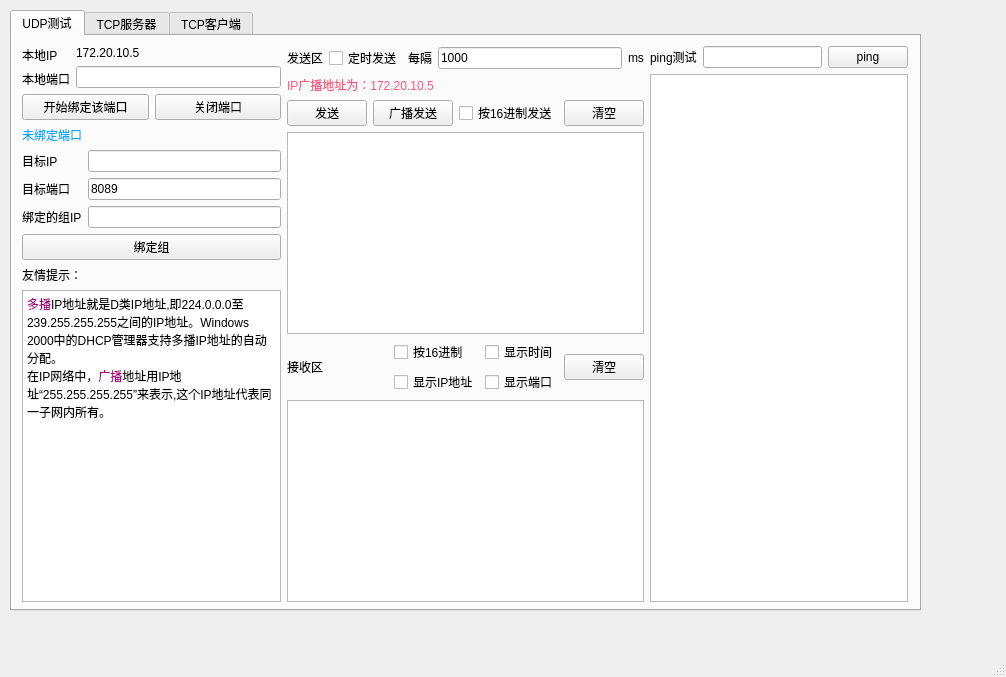
<?xml version="1.0" encoding="UTF-8"?>
<ui version="4.0">
 <class>MainWindow</class>
 <widget class="QMainWindow" name="MainWindow">
  <property name="geometry">
   <rect>
    <x>0</x>
    <y>0</y>
    <width>1006</width>
    <height>677</height>
   </rect>
  </property>
  <property name="windowTitle">
   <string>MainWindow</string>
  </property>
  <widget class="QWidget" name="centralwidget">
   <property name="styleSheet">
    <string notr="true"/>
   </property>
   <widget class="QTabWidget" name="tabWidget">
    <property name="geometry">
     <rect>
      <x>10</x>
      <y>10</y>
      <width>911</width>
      <height>601</height>
     </rect>
    </property>
    <property name="currentIndex">
     <number>0</number>
    </property>
    <widget class="QWidget" name="tab">
     <attribute name="title">
      <string>UDP测试</string>
     </attribute>
     <widget class="QWidget" name="">
      <property name="geometry">
       <rect>
        <x>10</x>
        <y>10</y>
        <width>886</width>
        <height>556</height>
       </rect>
      </property>
      <layout class="QHBoxLayout" name="horizontalLayout_57">
       <item>
        <layout class="QVBoxLayout" name="verticalLayout_52">
         <item>
          <layout class="QVBoxLayout" name="verticalLayout_53">
           <item>
            <layout class="QHBoxLayout" name="horizontalLayout_58">
             <item>
              <layout class="QVBoxLayout" name="verticalLayout_54">
               <item>
                <widget class="QLabel" name="label_71">
                 <property name="text">
                  <string>本地IP</string>
                 </property>
                </widget>
               </item>
               <item>
                <widget class="QLabel" name="label_72">
                 <property name="text">
                  <string>本地端口</string>
                 </property>
                </widget>
               </item>
              </layout>
             </item>
             <item>
              <layout class="QVBoxLayout" name="verticalLayout_55">
               <item>
                <widget class="QLabel" name="label_73">
                 <property name="text">
                  <string>172.20.10.5</string>
                 </property>
                </widget>
               </item>
               <item>
                <widget class="QLineEdit" name="lineEdit_31"/>
               </item>
              </layout>
             </item>
            </layout>
           </item>
           <item>
            <layout class="QHBoxLayout" name="horizontalLayout_59">
             <item>
              <widget class="QPushButton" name="pushButton_59">
               <property name="text">
                <string>开始绑定该端口</string>
               </property>
              </widget>
             </item>
             <item>
              <widget class="QPushButton" name="pushButton_60">
               <property name="text">
                <string>关闭端口</string>
               </property>
              </widget>
             </item>
            </layout>
           </item>
          </layout>
         </item>
         <item>
          <widget class="QLabel" name="label_74">
           <property name="styleSheet">
            <string notr="true">color: rgb(0, 170, 255);</string>
           </property>
           <property name="text">
            <string>未绑定端口</string>
           </property>
          </widget>
         </item>
         <item>
          <layout class="QVBoxLayout" name="verticalLayout_56">
           <item>
            <layout class="QHBoxLayout" name="horizontalLayout_60">
             <item>
              <layout class="QVBoxLayout" name="verticalLayout_57">
               <item>
                <widget class="QLabel" name="label_75">
                 <property name="text">
                  <string>目标IP</string>
                 </property>
                </widget>
               </item>
               <item>
                <widget class="QLabel" name="label_76">
                 <property name="text">
                  <string>目标端口</string>
                 </property>
                </widget>
               </item>
               <item>
                <widget class="QLabel" name="label_77">
                 <property name="text">
                  <string>绑定的组IP</string>
                 </property>
                </widget>
               </item>
              </layout>
             </item>
             <item>
              <layout class="QVBoxLayout" name="verticalLayout_58">
               <item>
                <widget class="QLineEdit" name="lineEdit_32"/>
               </item>
               <item>
                <widget class="QLineEdit" name="lineEdit_33">
                 <property name="text">
                  <string>8089</string>
                 </property>
                </widget>
               </item>
               <item>
                <widget class="QLineEdit" name="lineEdit_34"/>
               </item>
              </layout>
             </item>
            </layout>
           </item>
           <item>
            <widget class="QPushButton" name="pushButton_61">
             <property name="text">
              <string>绑定组</string>
             </property>
            </widget>
           </item>
          </layout>
         </item>
         <item>
          <widget class="QLabel" name="label_78">
           <property name="text">
            <string>友情提示：</string>
           </property>
          </widget>
         </item>
         <item>
          <widget class="QTextEdit" name="textEdit_16">
           <property name="html">
            <string>&lt;!DOCTYPE HTML PUBLIC &quot;-//W3C//DTD HTML 4.0//EN&quot; &quot;http://www.w3.org/TR/REC-html40/strict.dtd&quot;&gt;
&lt;html&gt;&lt;head&gt;&lt;meta name=&quot;qrichtext&quot; content=&quot;1&quot; /&gt;&lt;style type=&quot;text/css&quot;&gt;
p, li { white-space: pre-wrap; }
&lt;/style&gt;&lt;/head&gt;&lt;body style=&quot; font-family:'SimSun'; font-size:9pt; font-weight:400; font-style:normal;&quot;&gt;
&lt;p style=&quot; margin-top:0px; margin-bottom:0px; margin-left:0px; margin-right:0px; -qt-block-indent:0; text-indent:0px;&quot;&gt;&lt;span style=&quot; color:#aa007f;&quot;&gt;多播&lt;/span&gt;IP地址就是D类IP地址,即224.0.0.0至239.255.255.255之间的IP地址。Windows 2000中的DHCP管理器支持多播IP地址的自动分配。&lt;/p&gt;
&lt;p style=&quot; margin-top:0px; margin-bottom:0px; margin-left:0px; margin-right:0px; -qt-block-indent:0; text-indent:0px;&quot;&gt;在IP网络中，&lt;span style=&quot; color:#aa007f;&quot;&gt;广播&lt;/span&gt;地址用IP地址“255.255.255.255”来表示,这个IP地址代表同一子网内所有。&lt;/p&gt;&lt;/body&gt;&lt;/html&gt;</string>
           </property>
          </widget>
         </item>
        </layout>
       </item>
       <item>
        <layout class="QVBoxLayout" name="verticalLayout_59">
         <item>
          <layout class="QHBoxLayout" name="horizontalLayout_61">
           <item>
            <widget class="QLabel" name="label_79">
             <property name="styleSheet">
              <string notr="true">font: 14pt &quot;Agency FB&quot;;</string>
             </property>
             <property name="text">
              <string>发送区</string>
             </property>
             <property name="textFormat">
              <enum>Qt::AutoText</enum>
             </property>
             <property name="margin">
              <number>0</number>
             </property>
            </widget>
           </item>
           <item>
            <layout class="QHBoxLayout" name="horizontalLayout_62">
             <item>
              <widget class="QCheckBox" name="checkBox_31">
               <property name="text">
                <string>定时发送</string>
               </property>
              </widget>
             </item>
             <item>
              <widget class="QLabel" name="label_80">
               <property name="text">
                <string>每隔</string>
               </property>
              </widget>
             </item>
             <item>
              <widget class="QLineEdit" name="lineEdit_35">
               <property name="text">
                <string>1000</string>
               </property>
              </widget>
             </item>
             <item>
              <widget class="QLabel" name="label_81">
               <property name="text">
                <string>ms</string>
               </property>
              </widget>
             </item>
            </layout>
           </item>
          </layout>
         </item>
         <item>
          <widget class="QLabel" name="label_82">
           <property name="styleSheet">
            <string notr="true">color: rgb(255, 85, 127);</string>
           </property>
           <property name="text">
            <string>IP广播地址为：172.20.10.5</string>
           </property>
          </widget>
         </item>
         <item>
          <layout class="QHBoxLayout" name="horizontalLayout_63">
           <item>
            <widget class="QPushButton" name="pushButton_62">
             <property name="text">
              <string>发送</string>
             </property>
            </widget>
           </item>
           <item>
            <widget class="QPushButton" name="pushButton_63">
             <property name="text">
              <string>广播发送</string>
             </property>
            </widget>
           </item>
           <item>
            <widget class="QCheckBox" name="checkBox_32">
             <property name="text">
              <string>按16进制发送</string>
             </property>
            </widget>
           </item>
           <item>
            <widget class="QPushButton" name="pushButton_64">
             <property name="text">
              <string>清空</string>
             </property>
            </widget>
           </item>
          </layout>
         </item>
         <item>
          <widget class="QTextEdit" name="textEdit_17">
           <property name="html">
            <string>&lt;!DOCTYPE HTML PUBLIC &quot;-//W3C//DTD HTML 4.0//EN&quot; &quot;http://www.w3.org/TR/REC-html40/strict.dtd&quot;&gt;
&lt;html&gt;&lt;head&gt;&lt;meta name=&quot;qrichtext&quot; content=&quot;1&quot; /&gt;&lt;style type=&quot;text/css&quot;&gt;
p, li { white-space: pre-wrap; }
&lt;/style&gt;&lt;/head&gt;&lt;body style=&quot; font-family:'SimSun'; font-size:9pt; font-weight:400; font-style:normal;&quot;&gt;
&lt;p style=&quot;-qt-paragraph-type:empty; margin-top:0px; margin-bottom:0px; margin-left:0px; margin-right:0px; -qt-block-indent:0; text-indent:0px;&quot;&gt;&lt;br /&gt;&lt;/p&gt;&lt;/body&gt;&lt;/html&gt;</string>
           </property>
          </widget>
         </item>
         <item>
          <layout class="QHBoxLayout" name="horizontalLayout_64">
           <item>
            <widget class="QLabel" name="label_83">
             <property name="styleSheet">
              <string notr="true">font: 14pt &quot;Agency FB&quot;;</string>
             </property>
             <property name="text">
              <string>接收区</string>
             </property>
             <property name="textFormat">
              <enum>Qt::AutoText</enum>
             </property>
             <property name="margin">
              <number>0</number>
             </property>
            </widget>
           </item>
           <item>
            <layout class="QHBoxLayout" name="horizontalLayout_65">
             <item>
              <layout class="QGridLayout" name="gridLayout_6">
               <item row="0" column="0">
                <widget class="QCheckBox" name="checkBox_33">
                 <property name="text">
                  <string>按16进制</string>
                 </property>
                </widget>
               </item>
               <item row="0" column="1">
                <widget class="QCheckBox" name="checkBox_34">
                 <property name="text">
                  <string>显示时间</string>
                 </property>
                </widget>
               </item>
               <item row="1" column="0">
                <widget class="QCheckBox" name="checkBox_35">
                 <property name="text">
                  <string>显示IP地址</string>
                 </property>
                </widget>
               </item>
               <item row="1" column="1">
                <widget class="QCheckBox" name="checkBox_36">
                 <property name="text">
                  <string>显示端口</string>
                 </property>
                </widget>
               </item>
              </layout>
             </item>
             <item>
              <widget class="QPushButton" name="pushButton_65">
               <property name="text">
                <string>清空</string>
               </property>
              </widget>
             </item>
            </layout>
           </item>
          </layout>
         </item>
         <item>
          <widget class="QTextEdit" name="textEdit_18">
           <property name="html">
            <string>&lt;!DOCTYPE HTML PUBLIC &quot;-//W3C//DTD HTML 4.0//EN&quot; &quot;http://www.w3.org/TR/REC-html40/strict.dtd&quot;&gt;
&lt;html&gt;&lt;head&gt;&lt;meta name=&quot;qrichtext&quot; content=&quot;1&quot; /&gt;&lt;style type=&quot;text/css&quot;&gt;
p, li { white-space: pre-wrap; }
&lt;/style&gt;&lt;/head&gt;&lt;body style=&quot; font-family:'SimSun'; font-size:9pt; font-weight:400; font-style:normal;&quot;&gt;
&lt;p style=&quot;-qt-paragraph-type:empty; margin-top:0px; margin-bottom:0px; margin-left:0px; margin-right:0px; -qt-block-indent:0; text-indent:0px;&quot;&gt;&lt;br /&gt;&lt;/p&gt;&lt;/body&gt;&lt;/html&gt;</string>
           </property>
          </widget>
         </item>
        </layout>
       </item>
       <item>
        <layout class="QVBoxLayout" name="verticalLayout_60">
         <item>
          <layout class="QHBoxLayout" name="horizontalLayout_66">
           <item>
            <widget class="QLabel" name="label_84">
             <property name="text">
              <string>ping测试</string>
             </property>
            </widget>
           </item>
           <item>
            <widget class="QLineEdit" name="lineEdit_36"/>
           </item>
           <item>
            <widget class="QPushButton" name="pushButton_66">
             <property name="text">
              <string>ping</string>
             </property>
            </widget>
           </item>
          </layout>
         </item>
         <item>
          <widget class="QTextBrowser" name="textBrowser_6"/>
         </item>
        </layout>
       </item>
      </layout>
     </widget>
    </widget>
    <widget class="QWidget" name="tab_2">
     <attribute name="title">
      <string>TCP服务器</string>
     </attribute>
    </widget>
    <widget class="QWidget" name="tab_3">
     <attribute name="title">
      <string>TCP客户端</string>
     </attribute>
    </widget>
   </widget>
  </widget>
  <widget class="QStatusBar" name="statusbar"/>
  <widget class="QMenuBar" name="menubar">
   <property name="geometry">
    <rect>
     <x>0</x>
     <y>0</y>
     <width>1006</width>
     <height>23</height>
    </rect>
   </property>
  </widget>
 </widget>
 <resources/>
 <connections/>
</ui>
